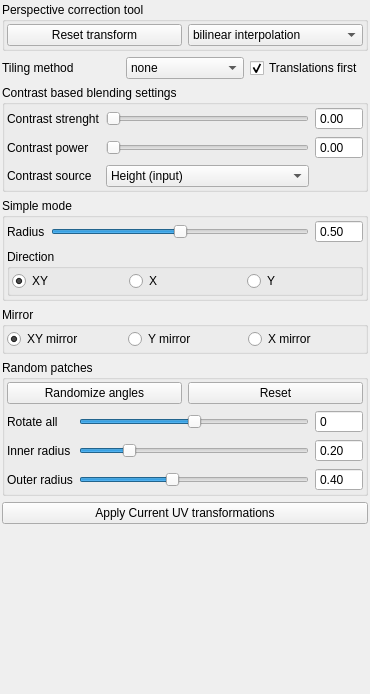
           <widget class="QWidget" name="scrollAreaWidgetContents_8">
            <property name="geometry">
             <rect>
              <x>0</x>
              <y>0</y>
              <width>370</width>
              <height>694</height>
             </rect>
            </property>
            <property name="sizePolicy">
             <sizepolicy hsizetype="Minimum" vsizetype="Preferred">
              <horstretch>0</horstretch>
              <verstretch>0</verstretch>
             </sizepolicy>
            </property>
            <layout class="QVBoxLayout" name="verticalLayout_15">
             <property name="leftMargin">
              <number>2</number>
             </property>
             <property name="topMargin">
              <number>2</number>
             </property>
             <property name="rightMargin">
              <number>2</number>
             </property>
             <property name="bottomMargin">
              <number>2</number>
             </property>
             <item>
              <widget class="QGroupBox" name="PerspectiveTool">
               <property name="title">
                <string>Perspective correction tool</string>
               </property>
               <layout class="QHBoxLayout" name="horizontalLayout_5">
                <property name="leftMargin">
                 <number>2</number>
                </property>
                <property name="topMargin">
                 <number>2</number>
                </property>
                <property name="rightMargin">
                 <number>2</number>
                </property>
                <property name="bottomMargin">
                 <number>2</number>
                </property>
                <item>
                 <widget class="QPushButton" name="pushButtonResetTransform">
                  <property name="text">
                   <string>Reset transform</string>
                  </property>
                 </widget>
                </item>
                <item>
                 <widget class="QComboBox" name="comboBoxPerspectiveTransformMethod">
                  <property name="currentIndex">
                   <number>0</number>
                  </property>
                  <item>
                   <property name="text">
                    <string>bilinear interpolation</string>
                   </property>
                  </item>
                  <item>
                   <property name="text">
                    <string>linear interpolation</string>
                   </property>
                  </item>
                 </widget>
                </item>
               </layout>
              </widget>
             </item>
             <item>
              <layout class="QGridLayout" name="gridLayout_7">
               <item row="0" column="1">
                <widget class="QComboBox" name="comboBoxSeamlessMode">
                 <item>
                  <property name="text">
                   <string>none</string>
                  </property>
                 </item>
                 <item>
                  <property name="text">
                   <string>simple</string>
                  </property>
                 </item>
                 <item>
                  <property name="text">
                   <string>mirror</string>
                  </property>
                 </item>
                 <item>
                  <property name="text">
                   <string>random</string>
                  </property>
                 </item>
                </widget>
               </item>
               <item row="0" column="0">
                <widget class="QLabel" name="label_20">
                 <property name="text">
                  <string>Tiling method</string>
                 </property>
                </widget>
               </item>
               <item row="0" column="2">
                <widget class="QCheckBox" name="checkBoxUVTranslationsFirst">
                 <property name="toolTip">
                  <string>&lt;html&gt;&lt;head/&gt;&lt;body&gt;&lt;p&gt;If enabled: UV translations and transformations are performed first before the seamless algorithms. If disabled: UV tranformations are performed after seamless algorithms.&lt;/p&gt;&lt;/body&gt;&lt;/html&gt;</string>
                 </property>
                 <property name="text">
                  <string>Translations first</string>
                 </property>
                 <property name="checked">
                  <bool>true</bool>
                 </property>
                </widget>
               </item>
              </layout>
             </item>
             <item>
              <widget class="QGroupBox" name="groupBoxUVContrastSettings">
               <property name="title">
                <string>Contrast based blending settings</string>
               </property>
               <layout class="QVBoxLayout" name="verticalLayout_28">
                <property name="leftMargin">
                 <number>2</number>
                </property>
                <property name="topMargin">
                 <number>2</number>
                </property>
                <property name="rightMargin">
                 <number>2</number>
                </property>
                <property name="bottomMargin">
                 <number>2</number>
                </property>
                <item>
                 <layout class="QGridLayout" name="gridLayout_15">
                  <item row="2" column="2">
                   <widget class="QDoubleSpinBox" name="doubleSpinBoxSeamlessContrastPower">
                    <property name="readOnly">
                     <bool>true</bool>
                    </property>
                    <property name="buttonSymbols">
                     <enum>QAbstractSpinBox::NoButtons</enum>
                    </property>
                   </widget>
                  </item>
                  <item row="2" column="1">
                   <widget class="QSlider" name="horizontalSliderSeamlessContrastPower">
                    <property name="toolTip">
                     <string>&lt;html&gt;&lt;head/&gt;&lt;body&gt;&lt;p&gt;Another parameter which allows you to control blending weights  between two colors.&lt;/p&gt;&lt;/body&gt;&lt;/html&gt;</string>
                    </property>
                    <property name="orientation">
                     <enum>Qt::Horizontal</enum>
                    </property>
                   </widget>
                  </item>
                  <item row="1" column="0">
                   <widget class="QLabel" name="labelContrastStrenght">
                    <property name="text">
                     <string>Contrast strenght</string>
                    </property>
                   </widget>
                  </item>
                  <item row="1" column="1">
                   <widget class="QSlider" name="horizontalSliderSeamlessContrastStrenght">
                    <property name="toolTip">
                     <string>&lt;html&gt;&lt;head/&gt;&lt;body&gt;&lt;p&gt;It corrects the blending equation according to contrast between two mixed colors. When slider is set to &lt;span style=&quot; font-weight:600;&quot;&gt;zero&lt;/span&gt; standard linear interpolation is applied. This tool works best with &lt;span style=&quot; font-weight:600;&quot;&gt;simple tilling&lt;/span&gt; algorithm.&lt;/p&gt;&lt;p&gt;&lt;br/&gt;&lt;/p&gt;&lt;/body&gt;&lt;/html&gt;</string>
                    </property>
                    <property name="maximum">
                     <number>100</number>
                    </property>
                    <property name="orientation">
                     <enum>Qt::Horizontal</enum>
                    </property>
                   </widget>
                  </item>
                  <item row="2" column="0">
                   <widget class="QLabel" name="labelContrastPower">
                    <property name="text">
                     <string>Contrast power</string>
                    </property>
                   </widget>
                  </item>
                  <item row="1" column="2">
                   <widget class="QDoubleSpinBox" name="doubleSpinBoxSeamlessContrastStrenght">
                    <property name="readOnly">
                     <bool>true</bool>
                    </property>
                    <property name="buttonSymbols">
                     <enum>QAbstractSpinBox::NoButtons</enum>
                    </property>
                    <property name="maximum">
                     <double>100.000000000000000</double>
                    </property>
                    <property name="singleStep">
                     <double>0.010000000000000</double>
                    </property>
                   </widget>
                  </item>
                  <item row="3" column="0">
                   <widget class="QLabel" name="label_38">
                    <property name="text">
                     <string>Contrast source</string>
                    </property>
                   </widget>
                  </item>
                  <item row="3" column="1">
                   <widget class="QComboBox" name="comboBoxSeamlessContrastInputImage">
                    <property name="toolTip">
                     <string>&lt;html&gt;&lt;head/&gt;&lt;body&gt;&lt;p&gt;Choose between to types of images which are taken in order to calculate the contrast parameter. Only input textures (height and diffuse) are supported.&lt;/p&gt;&lt;/body&gt;&lt;/html&gt;</string>
                    </property>
                    <item>
                     <property name="text">
                      <string>Height (input)</string>
                     </property>
                    </item>
                    <item>
                     <property name="text">
                      <string>Diffuse (input)</string>
                     </property>
                    </item>
                   </widget>
                  </item>
                 </layout>
                </item>
               </layout>
              </widget>
             </item>
             <item>
              <widget class="QGroupBox" name="groupBoxSimpleSeamlessMode">
               <property name="title">
                <string>Simple mode</string>
               </property>
               <layout class="QVBoxLayout" name="verticalLayout_20">
                <property name="leftMargin">
                 <number>2</number>
                </property>
                <property name="topMargin">
                 <number>2</number>
                </property>
                <property name="rightMargin">
                 <number>2</number>
                </property>
                <property name="bottomMargin">
                 <number>2</number>
                </property>
                <item>
                 <layout class="QGridLayout" name="gridLayout_9">
                  <item row="1" column="2">
                   <widget class="QDoubleSpinBox" name="doubleSpinBoxMakeSeamless">
                    <property name="readOnly">
                     <bool>true</bool>
                    </property>
                    <property name="buttonSymbols">
                     <enum>QAbstractSpinBox::NoButtons</enum>
                    </property>
                    <property name="maximum">
                     <double>100.000000000000000</double>
                    </property>
                    <property name="value">
                     <double>0.500000000000000</double>
                    </property>
                   </widget>
                  </item>
                  <item row="1" column="1">
                   <widget class="QSlider" name="horizontalSliderMakeSeamlessRadius">
                    <property name="toolTip">
                     <string/>
                    </property>
                    <property name="statusTip">
                     <string>Seamless radius</string>
                    </property>
                    <property name="maximum">
                     <number>100</number>
                    </property>
                    <property name="value">
                     <number>50</number>
                    </property>
                    <property name="orientation">
                     <enum>Qt::Horizontal</enum>
                    </property>
                   </widget>
                  </item>
                  <item row="1" column="0">
                   <widget class="QLabel" name="label_21">
                    <property name="text">
                     <string>Radius</string>
                    </property>
                   </widget>
                  </item>
                 </layout>
                </item>
                <item>
                 <widget class="QGroupBox" name="groupBoxSeamlessSimpleDirection">
                  <property name="title">
                   <string>Direction</string>
                  </property>
                  <layout class="QVBoxLayout" name="verticalLayout_16">
                   <property name="leftMargin">
                    <number>2</number>
                   </property>
                   <property name="topMargin">
                    <number>2</number>
                   </property>
                   <property name="rightMargin">
                    <number>2</number>
                   </property>
                   <property name="bottomMargin">
                    <number>2</number>
                   </property>
                   <item>
                    <layout class="QHBoxLayout" name="horizontalLayout_2">
                     <item>
                      <widget class="QRadioButton" name="radioButtonSeamlessSimpleDirXY">
                       <property name="text">
                        <string>XY</string>
                       </property>
                       <property name="checked">
                        <bool>true</bool>
                       </property>
                      </widget>
                     </item>
                     <item>
                      <widget class="QRadioButton" name="radioButtonSeamlessSimpleDirX">
                       <property name="text">
                        <string>X</string>
                       </property>
                      </widget>
                     </item>
                     <item>
                      <widget class="QRadioButton" name="radioButtonSeamlessSimpleDirY">
                       <property name="text">
                        <string>Y</string>
                       </property>
                      </widget>
                     </item>
                    </layout>
                   </item>
                  </layout>
                 </widget>
                </item>
               </layout>
              </widget>
             </item>
             <item>
              <widget class="QGroupBox" name="groupBoxMirrorMode">
               <property name="title">
                <string>Mirror </string>
               </property>
               <layout class="QHBoxLayout" name="horizontalLayout">
                <property name="leftMargin">
                 <number>2</number>
                </property>
                <property name="topMargin">
                 <number>2</number>
                </property>
                <property name="rightMargin">
                 <number>2</number>
                </property>
                <property name="bottomMargin">
                 <number>2</number>
                </property>
                <item>
                 <widget class="QRadioButton" name="radioButtonMirrorModeXY">
                  <property name="text">
                   <string>XY mirror</string>
                  </property>
                  <property name="checked">
                   <bool>true</bool>
                  </property>
                 </widget>
                </item>
                <item>
                 <widget class="QRadioButton" name="radioButtonMirrorModeY">
                  <property name="text">
                   <string>Y mirror</string>
                  </property>
                 </widget>
                </item>
                <item>
                 <widget class="QRadioButton" name="radioButtonMirrorModeX">
                  <property name="text">
                   <string>X mirror</string>
                  </property>
                 </widget>
                </item>
               </layout>
              </widget>
             </item>
             <item>
              <widget class="QGroupBox" name="groupBoxRandomPatchesMode">
               <property name="title">
                <string>Random patches</string>
               </property>
               <layout class="QVBoxLayout" name="verticalLayout_21">
                <property name="leftMargin">
                 <number>2</number>
                </property>
                <property name="topMargin">
                 <number>2</number>
                </property>
                <property name="rightMargin">
                 <number>2</number>
                </property>
                <property name="bottomMargin">
                 <number>2</number>
                </property>
                <item>
                 <layout class="QHBoxLayout" name="horizontalLayout_3">
                  <item>
                   <widget class="QPushButton" name="pushButtonRandomPatchesRandomize">
                    <property name="text">
                     <string>Randomize angles</string>
                    </property>
                   </widget>
                  </item>
                  <item>
                   <widget class="QPushButton" name="pushButtonRandomPatchesReset">
                    <property name="text">
                     <string>Reset</string>
                    </property>
                   </widget>
                  </item>
                 </layout>
                </item>
                <item>
                 <layout class="QGridLayout" name="gridLayout_10">
                  <item row="1" column="0">
                   <widget class="QLabel" name="label_24">
                    <property name="text">
                     <string>Rotate all</string>
                    </property>
                   </widget>
                  </item>
                  <item row="2" column="1">
                   <widget class="QSlider" name="horizontalSliderRandomPatchesInnerRadius">
                    <property name="maximum">
                     <number>100</number>
                    </property>
                    <property name="value">
                     <number>20</number>
                    </property>
                    <property name="orientation">
                     <enum>Qt::Horizontal</enum>
                    </property>
                   </widget>
                  </item>
                  <item row="1" column="1">
                   <widget class="QSlider" name="horizontalSliderRandomPatchesRotate">
                    <property name="minimum">
                     <number>-180</number>
                    </property>
                    <property name="maximum">
                     <number>180</number>
                    </property>
                    <property name="orientation">
                     <enum>Qt::Horizontal</enum>
                    </property>
                   </widget>
                  </item>
                  <item row="1" column="2">
                   <widget class="QDoubleSpinBox" name="doubleSpinBoxRandomPatchesAngle">
                    <property name="readOnly">
                     <bool>true</bool>
                    </property>
                    <property name="buttonSymbols">
                     <enum>QAbstractSpinBox::NoButtons</enum>
                    </property>
                    <property name="decimals">
                     <number>0</number>
                    </property>
                    <property name="minimum">
                     <double>-180.000000000000000</double>
                    </property>
                    <property name="maximum">
                     <double>180.000000000000000</double>
                    </property>
                   </widget>
                  </item>
                  <item row="3" column="1">
                   <widget class="QSlider" name="horizontalSliderRandomPatchesOuterRadius">
                    <property name="maximum">
                     <number>100</number>
                    </property>
                    <property name="value">
                     <number>40</number>
                    </property>
                    <property name="orientation">
                     <enum>Qt::Horizontal</enum>
                    </property>
                   </widget>
                  </item>
                  <item row="2" column="0">
                   <widget class="QLabel" name="label_25">
                    <property name="text">
                     <string>Inner radius</string>
                    </property>
                   </widget>
                  </item>
                  <item row="3" column="0">
                   <widget class="QLabel" name="label_26">
                    <property name="text">
                     <string>Outer radius</string>
                    </property>
                   </widget>
                  </item>
                  <item row="2" column="2">
                   <widget class="QDoubleSpinBox" name="doubleSpinBoxRandomPatchesInnerRadius">
                    <property name="readOnly">
                     <bool>true</bool>
                    </property>
                    <property name="buttonSymbols">
                     <enum>QAbstractSpinBox::NoButtons</enum>
                    </property>
                    <property name="accelerated">
                     <bool>false</bool>
                    </property>
                    <property name="maximum">
                     <double>100.000000000000000</double>
                    </property>
                    <property name="value">
                     <double>0.200000000000000</double>
                    </property>
                   </widget>
                  </item>
                  <item row="3" column="2">
                   <widget class="QDoubleSpinBox" name="doubleSpinBoxRandomPatchesOuterRadius">
                    <property name="readOnly">
                     <bool>true</bool>
                    </property>
                    <property name="buttonSymbols">
                     <enum>QAbstractSpinBox::NoButtons</enum>
                    </property>
                    <property name="maximum">
                     <double>100.000000000000000</double>
                    </property>
                    <property name="value">
                     <double>0.400000000000000</double>
                    </property>
                   </widget>
                  </item>
                 </layout>
                </item>
               </layout>
              </widget>
             </item>
             <item>
              <widget class="QPushButton" name="pushButtonApplyUVtransformations">
               <property name="toolTip">
                <string>&lt;html&gt;&lt;head/&gt;&lt;body&gt;&lt;p&gt;Use current diffuse texture and regenerate all the textures based on it. It resets all UV transformations.&lt;/p&gt;&lt;p&gt;&lt;span style=&quot; font-weight:600;&quot;&gt;Note: &lt;/span&gt;It is better to work on images when UVs transformation are &lt;span style=&quot; font-weight:600;&quot;&gt;disabled&lt;/span&gt;. Otherwise processing may lead to some &lt;span style=&quot; font-weight:600;&quot;&gt;bugs&lt;/span&gt; in the images generated by AB. &lt;/p&gt;&lt;/body&gt;&lt;/html&gt;</string>
               </property>
               <property name="statusTip">
                <string/>
               </property>
               <property name="text">
                <string>Apply Current UV transformations</string>
               </property>
              </widget>
             </item>
             <item>
              <spacer name="verticalSpacer_2">
               <property name="orientation">
                <enum>Qt::Vertical</enum>
               </property>
               <property name="sizeHint" stdset="0">
                <size>
                 <width>20</width>
                 <height>40</height>
                </size>
               </property>
              </spacer>
             </item>
            </layout>
           </widget>
